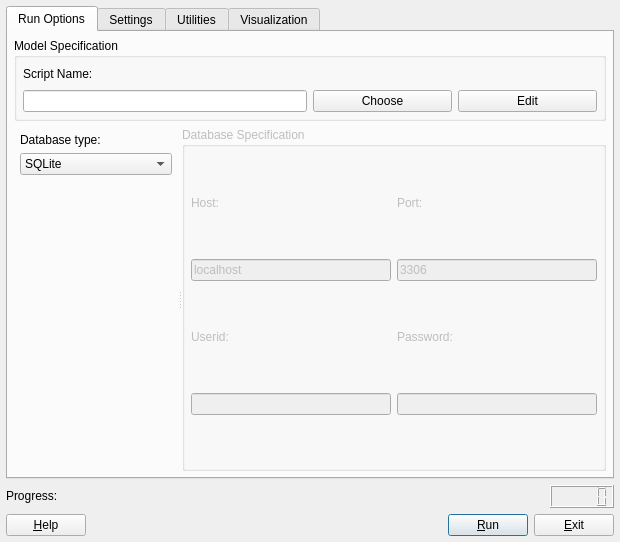
<ui version="4.0" >
 <class>MainPanel</class>
 <widget class="QWidget" name="MainPanel" >
  <property name="geometry" >
   <rect>
    <x>0</x>
    <y>0</y>
    <width>620</width>
    <height>542</height>
   </rect>
  </property>
  <property name="sizePolicy" >
   <sizepolicy vsizetype="Expanding" hsizetype="Expanding" >
    <horstretch>0</horstretch>
    <verstretch>0</verstretch>
   </sizepolicy>
  </property>
  <property name="minimumSize" >
   <size>
    <width>560</width>
    <height>480</height>
   </size>
  </property>
  <property name="windowTitle" >
   <string>Epigrass Control Panel</string>
  </property>
  <property name="windowIcon" >
   <iconset/>
  </property>
  <layout class="QVBoxLayout" >
   <item>
    <layout class="QVBoxLayout" >
     <item>
      <widget class="QTabWidget" name="tabWidget" >
       <property name="enabled" >
        <bool>true</bool>
       </property>
       <property name="sizePolicy" >
        <sizepolicy vsizetype="MinimumExpanding" hsizetype="MinimumExpanding" >
         <horstretch>0</horstretch>
         <verstretch>0</verstretch>
        </sizepolicy>
       </property>
       <property name="toolTip" >
        <string/>
       </property>
       <property name="currentIndex" >
        <number>0</number>
       </property>
       <widget class="QWidget" name="Widget8" >
        <attribute name="title" >
         <string>Run Options</string>
        </attribute>
        <layout class="QVBoxLayout" >
         <item>
          <widget class="QGroupBox" name="modSpec" >
           <property name="sizePolicy" >
            <sizepolicy vsizetype="Fixed" hsizetype="MinimumExpanding" >
             <horstretch>0</horstretch>
             <verstretch>0</verstretch>
            </sizepolicy>
           </property>
           <property name="minimumSize" >
            <size>
             <width>518</width>
             <height>80</height>
            </size>
           </property>
           <property name="title" >
            <string>Model Specification</string>
           </property>
           <layout class="QGridLayout" >
            <item row="0" column="0" >
             <widget class="QLabel" name="textLabel1" >
              <property name="sizePolicy" >
               <sizepolicy vsizetype="Fixed" hsizetype="Preferred" >
                <horstretch>0</horstretch>
                <verstretch>0</verstretch>
               </sizepolicy>
              </property>
              <property name="text" >
               <string>Script Name:</string>
              </property>
              <property name="wordWrap" >
               <bool>false</bool>
              </property>
             </widget>
            </item>
            <item row="0" column="1" colspan="3" >
             <spacer>
              <property name="orientation" >
               <enum>Qt::Horizontal</enum>
              </property>
              <property name="sizeType" >
               <enum>QSizePolicy::Expanding</enum>
              </property>
              <property name="sizeHint" >
               <size>
                <width>370</width>
                <height>20</height>
               </size>
              </property>
             </spacer>
            </item>
            <item row="1" column="0" colspan="2" >
             <widget class="QLineEdit" name="scriptNameEdit" >
              <property name="toolTip" >
               <string>write the name of the your script or press the choose button on the right to select one.</string>
              </property>
             </widget>
            </item>
            <item row="1" column="2" >
             <widget class="QPushButton" name="chooseButton" >
              <property name="text" >
               <string>Choose</string>
              </property>
             </widget>
            </item>
            <item row="1" column="3" >
             <widget class="QPushButton" name="editButton" >
              <property name="text" >
               <string>Edit</string>
              </property>
             </widget>
            </item>
           </layout>
          </widget>
         </item>
         <item>
          <widget class="QSplitter" name="splitter" >
           <property name="sizePolicy" >
            <sizepolicy vsizetype="Expanding" hsizetype="Expanding" >
             <horstretch>0</horstretch>
             <verstretch>0</verstretch>
            </sizepolicy>
           </property>
           <property name="baseSize" >
            <size>
             <width>0</width>
             <height>0</height>
            </size>
           </property>
           <property name="orientation" >
            <enum>Qt::Horizontal</enum>
           </property>
           <widget class="QWidget" name="layoutWidget" >
            <layout class="QVBoxLayout" >
             <item>
              <widget class="QLabel" name="textLabel1_11" >
               <property name="sizePolicy" >
                <sizepolicy vsizetype="Fixed" hsizetype="Expanding" >
                 <horstretch>0</horstretch>
                 <verstretch>0</verstretch>
                </sizepolicy>
               </property>
               <property name="text" >
                <string>Database type:</string>
               </property>
               <property name="wordWrap" >
                <bool>false</bool>
               </property>
              </widget>
             </item>
             <item>
              <widget class="QComboBox" name="dbType" >
               <property name="sizePolicy" >
                <sizepolicy vsizetype="Fixed" hsizetype="Expanding" >
                 <horstretch>0</horstretch>
                 <verstretch>0</verstretch>
                </sizepolicy>
               </property>
               <property name="toolTip" >
                <string>Select your database type</string>
               </property>
               <property name="currentIndex" >
                <number>1</number>
               </property>
               <item>
                <property name="text" >
                 <string>MySQL</string>
                </property>
               </item>
               <item>
                <property name="text" >
                 <string>SQLite</string>
                </property>
               </item>
               <item>
                <property name="text" >
                 <string>CSV</string>
                </property>
               </item>
              </widget>
             </item>
             <item>
              <spacer>
               <property name="orientation" >
                <enum>Qt::Vertical</enum>
               </property>
               <property name="sizeHint" >
                <size>
                 <width>20</width>
                 <height>91</height>
                </size>
               </property>
              </spacer>
             </item>
            </layout>
           </widget>
           <widget class="QGroupBox" name="dbSpecGroupBox" >
            <property name="enabled" >
             <bool>false</bool>
            </property>
            <property name="sizePolicy" >
             <sizepolicy vsizetype="MinimumExpanding" hsizetype="MinimumExpanding" >
              <horstretch>0</horstretch>
              <verstretch>0</verstretch>
             </sizepolicy>
            </property>
            <property name="title" >
             <string>Database Specification</string>
            </property>
            <layout class="QGridLayout" >
             <item row="0" column="0" >
              <widget class="QLabel" name="textLabel2" >
               <property name="sizePolicy" >
                <sizepolicy vsizetype="Fixed" hsizetype="MinimumExpanding" >
                 <horstretch>0</horstretch>
                 <verstretch>0</verstretch>
                </sizepolicy>
               </property>
               <property name="text" >
                <string>Host:</string>
               </property>
               <property name="wordWrap" >
                <bool>false</bool>
               </property>
              </widget>
             </item>
             <item row="0" column="1" >
              <widget class="QLabel" name="textLabel3" >
               <property name="sizePolicy" >
                <sizepolicy vsizetype="Fixed" hsizetype="MinimumExpanding" >
                 <horstretch>0</horstretch>
                 <verstretch>0</verstretch>
                </sizepolicy>
               </property>
               <property name="text" >
                <string>Port:</string>
               </property>
               <property name="wordWrap" >
                <bool>false</bool>
               </property>
              </widget>
             </item>
             <item row="1" column="0" >
              <widget class="QLineEdit" name="hostnEdit" >
               <property name="toolTip" >
                <string>This is the url of your database server.</string>
               </property>
               <property name="text" >
                <string>localhost</string>
               </property>
              </widget>
             </item>
             <item row="1" column="1" >
              <widget class="QLineEdit" name="portEdit" >
               <property name="toolTip" >
                <string>Enter the port  the server listens to.</string>
               </property>
               <property name="text" >
                <string>3306</string>
               </property>
              </widget>
             </item>
             <item row="2" column="0" >
              <widget class="QLabel" name="textLabel4" >
               <property name="sizePolicy" >
                <sizepolicy vsizetype="Fixed" hsizetype="Preferred" >
                 <horstretch>0</horstretch>
                 <verstretch>0</verstretch>
                </sizepolicy>
               </property>
               <property name="text" >
                <string>Userid:</string>
               </property>
               <property name="wordWrap" >
                <bool>false</bool>
               </property>
              </widget>
             </item>
             <item row="2" column="1" >
              <widget class="QLabel" name="textLabel1_2" >
               <property name="sizePolicy" >
                <sizepolicy vsizetype="Fixed" hsizetype="Preferred" >
                 <horstretch>0</horstretch>
                 <verstretch>0</verstretch>
                </sizepolicy>
               </property>
               <property name="text" >
                <string>Password:</string>
               </property>
               <property name="wordWrap" >
                <bool>false</bool>
               </property>
              </widget>
             </item>
             <item row="3" column="0" >
              <widget class="QLineEdit" name="uidEdit" >
               <property name="toolTip" >
                <string>This is the userid for accessing the database server</string>
               </property>
              </widget>
             </item>
             <item row="3" column="1" >
              <widget class="QLineEdit" name="pwEdit" >
               <property name="toolTip" >
                <string>Database password for the userid entered</string>
               </property>
               <property name="echoMode" >
                <enum>QLineEdit::Password</enum>
               </property>
              </widget>
             </item>
            </layout>
           </widget>
          </widget>
         </item>
        </layout>
       </widget>
       <widget class="QWidget" name="Widget9" >
        <attribute name="title" >
         <string>Settings</string>
        </attribute>
        <layout class="QGridLayout" >
         <item row="0" column="0" >
          <widget class="QLabel" name="textLabel2_2" >
           <property name="text" >
            <string>Name</string>
           </property>
           <property name="wordWrap" >
            <bool>false</bool>
           </property>
          </widget>
         </item>
         <item row="0" column="1" colspan="3" >
          <widget class="QLineEdit" name="unameEdit" >
           <property name="toolTip" >
            <string>Enter your full name. This will be added to the report.</string>
           </property>
          </widget>
         </item>
         <item row="1" column="0" >
          <widget class="QLabel" name="textLabel5" >
           <property name="text" >
            <string>Editor</string>
           </property>
           <property name="wordWrap" >
            <bool>false</bool>
           </property>
          </widget>
         </item>
         <item row="1" column="1" colspan="3" >
          <widget class="QLineEdit" name="editorEdit" >
           <property name="toolTip" >
            <string>Enter your preferred text editor</string>
           </property>
          </widget>
         </item>
         <item row="2" column="0" colspan="3" >
          <widget class="QLabel" name="textLabel2_3" >
           <property name="text" >
            <string>PDF Viewer</string>
           </property>
           <property name="wordWrap" >
            <bool>false</bool>
           </property>
          </widget>
         </item>
         <item row="2" column="3" >
          <widget class="QLineEdit" name="pdfEdit" >
           <property name="toolTip" >
            <string>Enter the name of your preferred PDF viewer</string>
           </property>
           <property name="text" >
            <string/>
           </property>
          </widget>
         </item>
         <item row="3" column="0" colspan="2" >
          <widget class="QLabel" name="textLabel1_5" >
           <property name="text" >
            <string>Language</string>
           </property>
           <property name="wordWrap" >
            <bool>false</bool>
           </property>
          </widget>
         </item>
         <item row="3" column="2" colspan="2" >
          <widget class="QComboBox" name="langCombo" >
           <property name="toolTip" >
            <string>Select the language for the GUI</string>
           </property>
           <item>
            <property name="text" >
             <string>English</string>
            </property>
           </item>
           <item>
            <property name="text" >
             <string>Brazilian portuguese</string>
            </property>
           </item>
           <item>
            <property name="text" >
             <string>French</string>
            </property>
           </item>
          </widget>
         </item>
        </layout>
       </widget>
       <widget class="QWidget" name="TabPage" >
        <attribute name="title" >
         <string>Utilities</string>
        </attribute>
        <layout class="QVBoxLayout" >
         <item>
          <widget class="QSplitter" name="splitter_2" >
           <property name="orientation" >
            <enum>Qt::Horizontal</enum>
           </property>
           <widget class="QWidget" name="layout14" >
            <layout class="QVBoxLayout" >
             <item>
              <widget class="QLabel" name="textLabel5_2" >
               <property name="text" >
                <string>Simulation Status</string>
               </property>
               <property name="wordWrap" >
                <bool>false</bool>
               </property>
              </widget>
             </item>
             <item>
              <widget class="QTextEdit" name="textEdit1" />
             </item>
            </layout>
           </widget>
           <widget class="QWidget" name="layout18" >
            <layout class="QVBoxLayout" >
             <item>
              <layout class="QVBoxLayout" >
               <item>
                <layout class="QVBoxLayout" >
                 <item>
                  <widget class="QLabel" name="textLabel1_3" >
                   <property name="text" >
                    <string>Database</string>
                   </property>
                   <property name="alignment" >
                    <set>Qt::AlignCenter</set>
                   </property>
                   <property name="wordWrap" >
                    <bool>false</bool>
                   </property>
                  </widget>
                 </item>
                 <item>
                  <widget class="QPushButton" name="dbBackup" >
                   <property name="enabled" >
                    <bool>false</bool>
                   </property>
                   <property name="toolTip" >
                    <string>Click here to backup the epigrass database </string>
                   </property>
                   <property name="text" >
                    <string>Backup</string>
                   </property>
                  </widget>
                 </item>
                 <item>
                  <widget class="QPushButton" name="dbInfo" >
                   <property name="enabled" >
                    <bool>false</bool>
                   </property>
                   <property name="toolTip" >
                    <string>Click here for a short description of the epigrass database</string>
                   </property>
                   <property name="text" >
                    <string>Info</string>
                   </property>
                  </widget>
                 </item>
                </layout>
               </item>
               <item>
                <widget class="Line" name="line2" >
                 <property name="frameShape" >
                  <enum>QFrame::HLine</enum>
                 </property>
                 <property name="frameShadow" >
                  <enum>QFrame::Sunken</enum>
                 </property>
                 <property name="lineWidth" >
                  <number>2</number>
                 </property>
                </widget>
               </item>
               <item>
                <layout class="QVBoxLayout" >
                 <item>
                  <widget class="QLabel" name="textLabel1_4" >
                   <property name="sizePolicy" >
                    <sizepolicy vsizetype="Preferred" hsizetype="MinimumExpanding" >
                     <horstretch>0</horstretch>
                     <verstretch>0</verstretch>
                    </sizepolicy>
                   </property>
                   <property name="text" >
                    <string>Report</string>
                   </property>
                   <property name="alignment" >
                    <set>Qt::AlignCenter</set>
                   </property>
                   <property name="wordWrap" >
                    <bool>false</bool>
                   </property>
                   <property name="margin" >
                    <number>0</number>
                   </property>
                  </widget>
                 </item>
                 <item>
                  <widget class="QPushButton" name="repOpen" >
                   <property name="text" >
                    <string>Open</string>
                   </property>
                  </widget>
                 </item>
                </layout>
               </item>
              </layout>
             </item>
             <item>
              <spacer>
               <property name="orientation" >
                <enum>Qt::Vertical</enum>
               </property>
               <property name="sizeType" >
                <enum>QSizePolicy::Expanding</enum>
               </property>
               <property name="sizeHint" >
                <size>
                 <width>20</width>
                 <height>170</height>
                </size>
               </property>
              </spacer>
             </item>
            </layout>
           </widget>
          </widget>
         </item>
        </layout>
       </widget>
       <widget class="QWidget" name="visPage" >
        <attribute name="title" >
         <string>Visualization</string>
        </attribute>
        <layout class="QGridLayout" >
         <item row="0" column="0" >
          <layout class="QVBoxLayout" >
           <item>
            <widget class="QLabel" name="textLabel1_7" >
             <property name="sizePolicy" >
              <sizepolicy vsizetype="Fixed" hsizetype="Preferred" >
               <horstretch>0</horstretch>
               <verstretch>0</verstretch>
              </sizepolicy>
             </property>
             <property name="text" >
              <string>Simulations stored:</string>
             </property>
             <property name="wordWrap" >
              <bool>false</bool>
             </property>
            </widget>
           </item>
           <item>
            <widget class="QComboBox" name="tableList" >
             <property name="toolTip" >
              <string>Select a database stored simulation</string>
             </property>
            </widget>
           </item>
           <item>
            <widget class="QLabel" name="textLabel1_10" >
             <property name="sizePolicy" >
              <sizepolicy vsizetype="Fixed" hsizetype="Preferred" >
               <horstretch>0</horstretch>
               <verstretch>0</verstretch>
              </sizepolicy>
             </property>
             <property name="text" >
              <string>Variable to display:</string>
             </property>
             <property name="wordWrap" >
              <bool>false</bool>
             </property>
            </widget>
           </item>
           <item>
            <widget class="QComboBox" name="variableList" >
             <property name="toolTip" >
              <string>Select a variable to display in the animation</string>
             </property>
            </widget>
           </item>
           <item>
            <widget class="QLabel" name="textLabel2_4" >
             <property name="enabled" >
              <bool>true</bool>
             </property>
             <property name="sizePolicy" >
              <sizepolicy vsizetype="Fixed" hsizetype="Preferred" >
               <horstretch>0</horstretch>
               <verstretch>0</verstretch>
              </sizepolicy>
             </property>
             <property name="text" >
              <string>Maps available:</string>
             </property>
             <property name="wordWrap" >
              <bool>false</bool>
             </property>
            </widget>
           </item>
           <item>
            <widget class="QComboBox" name="mapList" >
             <property name="enabled" >
              <bool>true</bool>
             </property>
             <property name="toolTip" >
              <string>Select a map</string>
             </property>
             <item>
              <property name="text" >
               <string>No map</string>
              </property>
             </item>
            </widget>
           </item>
          </layout>
         </item>
         <item row="0" column="1" >
          <layout class="QVBoxLayout" >
           <item>
            <widget class="QPushButton" name="dbscanButton" >
             <property name="text" >
              <string>Scan DB</string>
             </property>
            </widget>
           </item>
           <item>
            <widget class="QLabel" name="textLabel1_8" >
             <property name="sizePolicy" >
              <sizepolicy vsizetype="Fixed" hsizetype="Preferred" >
               <horstretch>0</horstretch>
               <verstretch>0</verstretch>
              </sizepolicy>
             </property>
             <property name="text" >
              <string>Animation rate</string>
             </property>
             <property name="wordWrap" >
              <bool>false</bool>
             </property>
            </widget>
           </item>
           <item>
            <widget class="QSpinBox" name="rateSpinBox" >
             <property name="minimum" >
              <number>20</number>
             </property>
            </widget>
           </item>
           <item>
            <spacer>
             <property name="orientation" >
              <enum>Qt::Vertical</enum>
             </property>
             <property name="sizeType" >
              <enum>QSizePolicy::Expanding</enum>
             </property>
             <property name="sizeHint" >
              <size>
               <width>20</width>
               <height>90</height>
              </size>
             </property>
            </spacer>
           </item>
           <item>
            <widget class="QPushButton" name="playButton_2D" >
             <property name="enabled" >
              <bool>false</bool>
             </property>
             <property name="text" >
              <string>Start 2D animation</string>
             </property>
            </widget>
           </item>
           <item>
            <widget class="QPushButton" name="playButton" >
             <property name="text" >
              <string>Start 3D animation</string>
             </property>
            </widget>
           </item>
          </layout>
         </item>
         <item row="1" column="0" colspan="2" >
          <layout class="QHBoxLayout" >
           <item>
            <layout class="QVBoxLayout" >
             <item>
              <widget class="QLabel" name="textLabel1_9" >
               <property name="sizePolicy" >
                <sizepolicy vsizetype="Fixed" hsizetype="Preferred" >
                 <horstretch>0</horstretch>
                 <verstretch>0</verstretch>
                </sizepolicy>
               </property>
               <property name="text" >
                <string>Spread Trees</string>
               </property>
               <property name="wordWrap" >
                <bool>false</bool>
               </property>
              </widget>
             </item>
             <item>
              <widget class="QPushButton" name="consensusButton" >
               <property name="enabled" >
                <bool>false</bool>
               </property>
               <property name="toolTip" >
                <string>Select a directory with tree-files to build consensus on.</string>
               </property>
               <property name="text" >
                <string>Consensus Tree</string>
               </property>
              </widget>
             </item>
            </layout>
           </item>
           <item>
            <spacer>
             <property name="orientation" >
              <enum>Qt::Horizontal</enum>
             </property>
             <property name="sizeType" >
              <enum>QSizePolicy::Expanding</enum>
             </property>
             <property name="sizeHint" >
              <size>
               <width>260</width>
               <height>20</height>
              </size>
             </property>
            </spacer>
           </item>
          </layout>
         </item>
        </layout>
       </widget>
      </widget>
     </item>
     <item>
      <layout class="QHBoxLayout" >
       <item>
        <widget class="QLabel" name="textLabel1_6" >
         <property name="sizePolicy" >
          <sizepolicy vsizetype="Fixed" hsizetype="MinimumExpanding" >
           <horstretch>0</horstretch>
           <verstretch>0</verstretch>
          </sizepolicy>
         </property>
         <property name="text" >
          <string>Progress:</string>
         </property>
         <property name="wordWrap" >
          <bool>false</bool>
         </property>
        </widget>
       </item>
       <item>
        <widget class="QLCDNumber" name="stepLCD" >
         <property name="sizePolicy" >
          <sizepolicy vsizetype="Fixed" hsizetype="Minimum" >
           <horstretch>0</horstretch>
           <verstretch>0</verstretch>
          </sizepolicy>
         </property>
         <property name="toolTip" >
          <string>Simulation step</string>
         </property>
        </widget>
       </item>
      </layout>
     </item>
     <item>
      <layout class="QHBoxLayout" >
       <property name="spacing" >
        <number>6</number>
       </property>
       <property name="leftMargin" >
        <number>0</number>
       </property>
       <property name="topMargin" >
        <number>0</number>
       </property>
       <property name="rightMargin" >
        <number>0</number>
       </property>
       <property name="bottomMargin" >
        <number>0</number>
       </property>
       <item>
        <widget class="QPushButton" name="buttonHelp" >
         <property name="toolTip" >
          <string>Click here to open the userguide in the web browser</string>
         </property>
         <property name="text" >
          <string>&amp;Help</string>
         </property>
         <property name="shortcut" >
          <string>F1</string>
         </property>
         <property name="autoDefault" >
          <bool>true</bool>
         </property>
        </widget>
       </item>
       <item>
        <spacer>
         <property name="orientation" >
          <enum>Qt::Horizontal</enum>
         </property>
         <property name="sizeType" >
          <enum>QSizePolicy::Expanding</enum>
         </property>
         <property name="sizeHint" >
          <size>
           <width>20</width>
           <height>20</height>
          </size>
         </property>
        </spacer>
       </item>
       <item>
        <widget class="QPushButton" name="buttonRun" >
         <property name="toolTip" >
          <string>Click here to start your simulation</string>
         </property>
         <property name="text" >
          <string>&amp;Run</string>
         </property>
         <property name="shortcut" >
          <string>Alt+R</string>
         </property>
         <property name="autoDefault" >
          <bool>true</bool>
         </property>
         <property name="default" >
          <bool>true</bool>
         </property>
        </widget>
       </item>
       <item>
        <widget class="QPushButton" name="buttonExit" >
         <property name="toolTip" >
          <string>Click here to leave Epigrass</string>
         </property>
         <property name="text" >
          <string>&amp;Exit</string>
         </property>
         <property name="shortcut" >
          <string>Alt+E</string>
         </property>
         <property name="autoDefault" >
          <bool>true</bool>
         </property>
        </widget>
       </item>
      </layout>
     </item>
    </layout>
   </item>
  </layout>
 </widget>
 <layoutdefault spacing="6" margin="6" />
 <resources/>
 <connections>
 </connections>
</ui>
